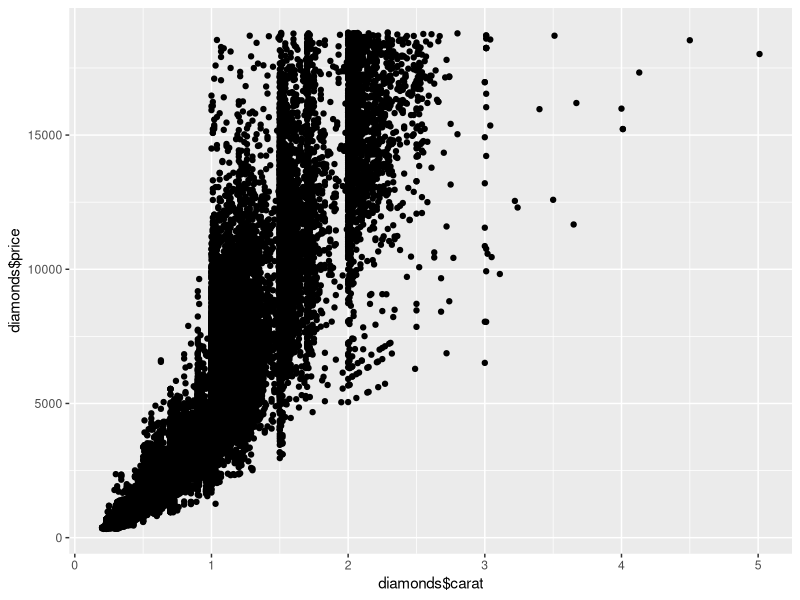
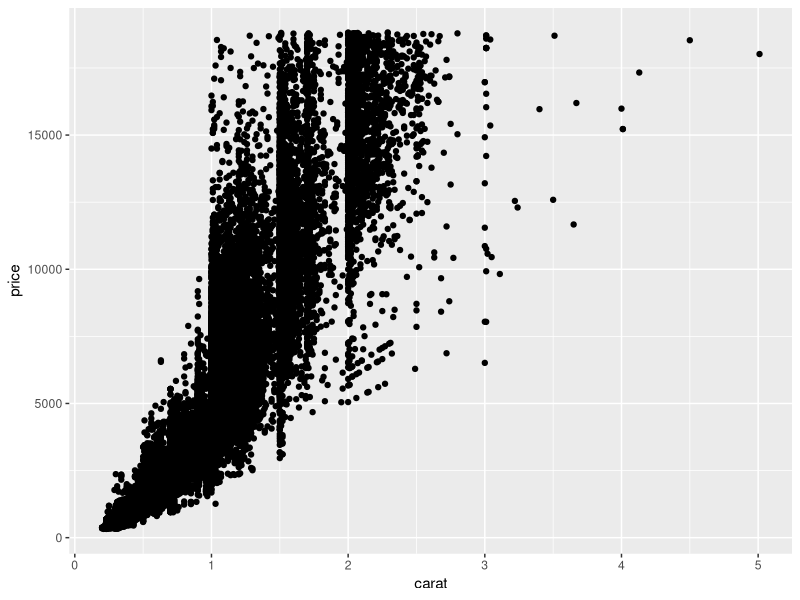
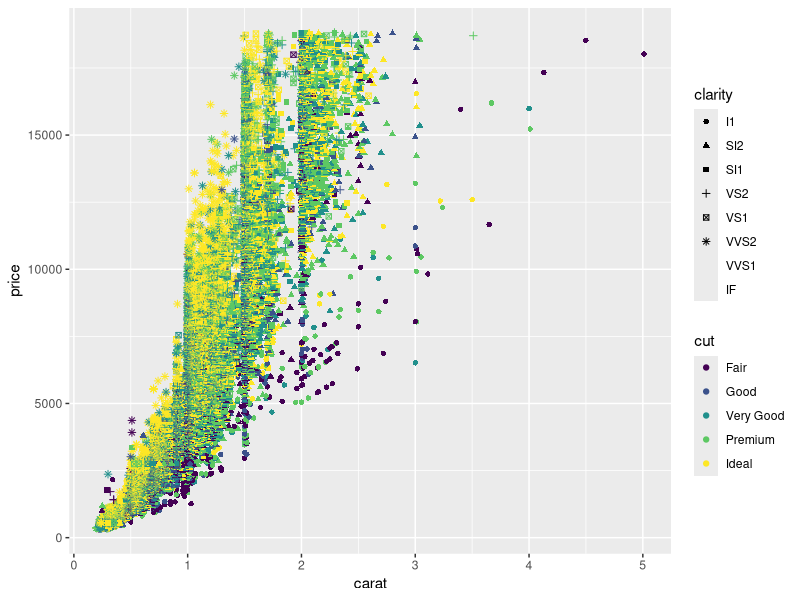
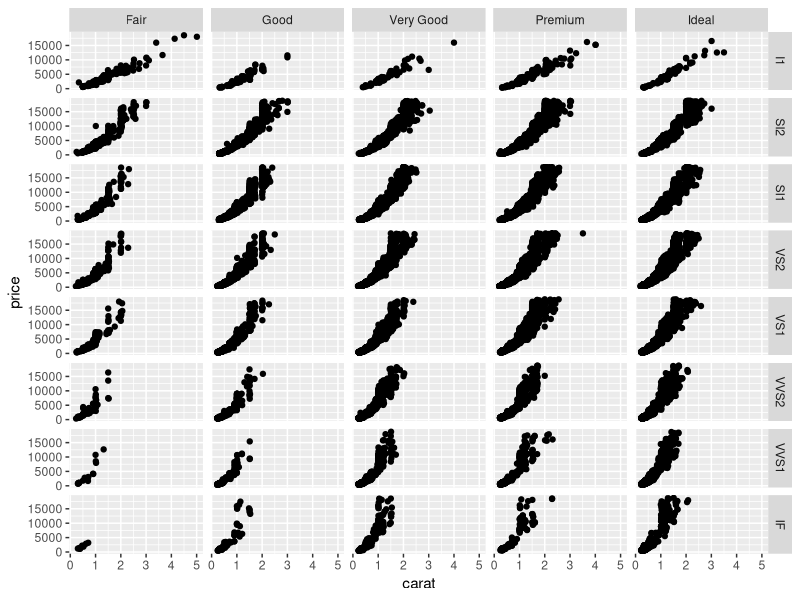
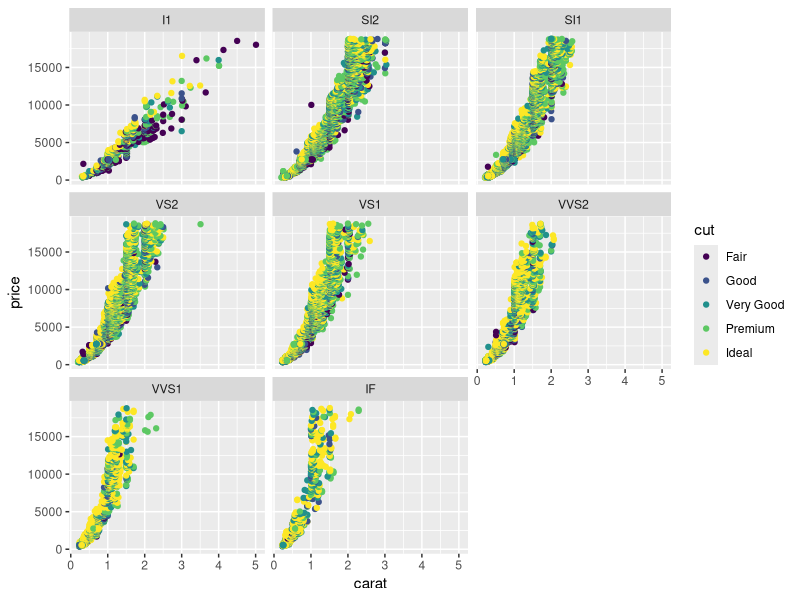
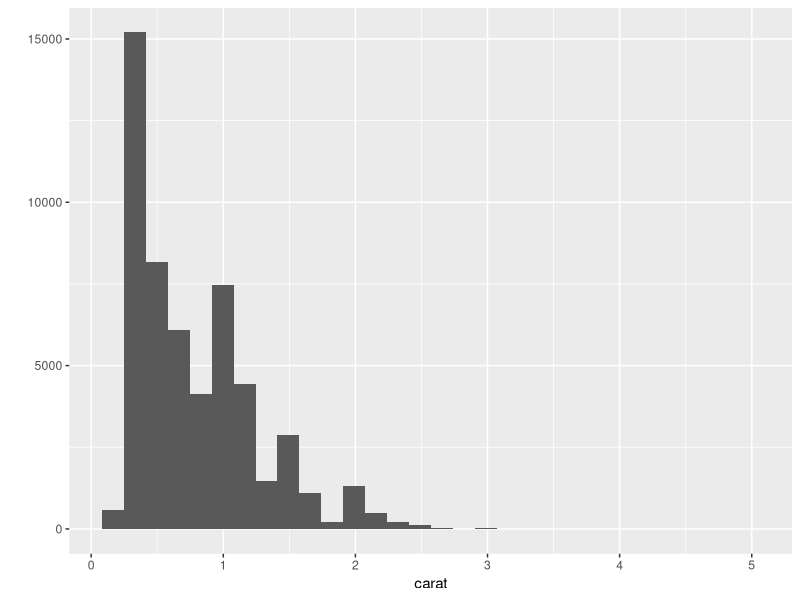
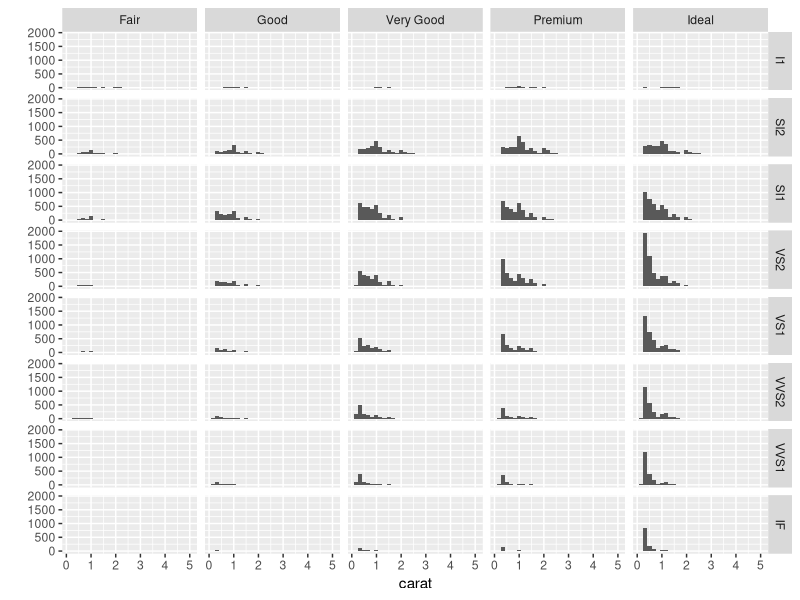
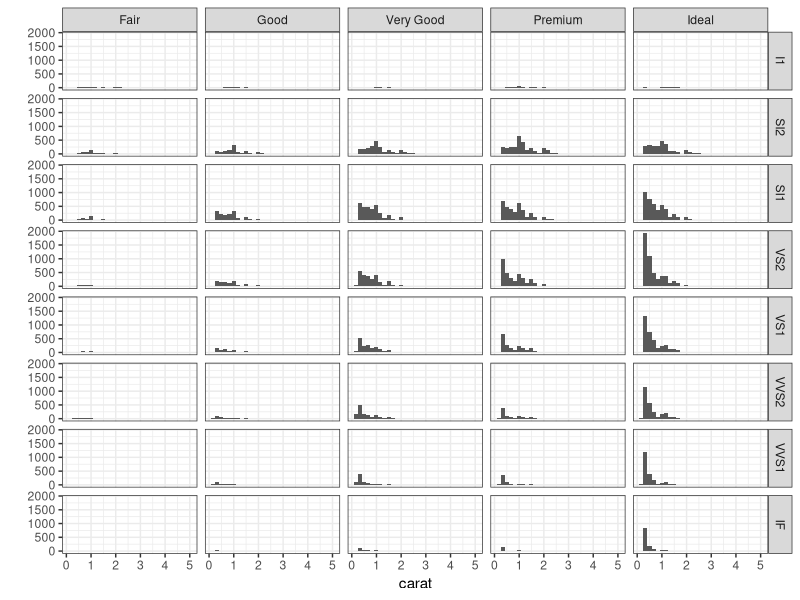

Recreate these plots in R, in order. (Note: this script raises an error after producing the figures.)
## ---- chunk 1
#install.packages("ggplot2")
library(ggplot2)
## ---- chunk 2
head(diamonds)
qplot(diamonds$carat, diamonds$price)
## ---- chunk 3
qplot(carat, price, data=diamonds)
## ---- chunk 4
qplot(carat, price, data=diamonds, shape=clarity, color=cut)
## ---- chunk 5
qplot(carat, price, data=diamonds, facets = clarity ~ cut)

## ---- chunk 6
qplot(carat, price, data=diamonds, color = cut, facets = ~ clarity)

## ---- chunk 7
qplot(carat, data=diamonds, geom="histogram")
## ---- chunk 8
qplot(carat, data=diamonds, geom="histogram", facets = clarity ~ cut)

## ---- chunk 9
qplot(carat, data=diamonds, geom="histogram", facets = clarity ~ cut) + theme_bw()

## ---- chunk 10
d <- ggplot(diamonds, aes(x=carat, y=price)) # first you set the aesthetic and dataset
d + geom_point() # then you add geoms
d + geom_point(aes(colour = carat)) # and you can keep doing this to add layers to the plot
## ---- chunk 11
ggplot(diamonds, aes(x=carat, y=price)) + geom_point(aes(colour = carat))
## ---- chunk 12
ggplot(diamonds) + geom_bar(aes(x=price))
## ---- chunk 13
library(tidyr)
library(dplyr)

sem <- function(x) {sd(x) / sqrt(length(x))}
ci95 <- function(x) {sem(x) * 1.96}
## ---- chunk 14
subinfo <- read.csv("../data/sklar_expt6_subinfo_corrected.csv")
d.a <- read.csv("../data/sklar_expt6a_corrected.csv")
d.b <- read.csv("../data/sklar_expt6b_corrected.csv")
## ---- chunk 15
names(d.a) <- gsub("X", "", names(d.a))
names(d.b) <- gsub("X", "", names(d.b))
d.a.t <- d.a %>% 
  gather("subid", "RT", -prime, -prime.result, -target, -congruent, -operand, -distance, -counterbalance)

d.b.t <- d.b %>% gather("subid", "RT", -prime, -prime.result, -target, -congruent, -operand, -distance, -counterbalance)
## ---- chunk 16
d.ab <- bind_rows(d.a.t, d.b.t)

## ---- chunk 17

subinfo$subid <- factor(subinfo$subid)

d <- left_join(d.ab, subinfo, by="subid")

d <- subset(d, select=c(subid, prime:counterbalance, RT:objective.test))

#left join - ids in A as primary, find those ids in B, tack their data on end, right join is flip of that

#outer join - inclusive of ids in either df
#inner join - intersective. only those w/full data
## ---- chunk 18
d$presentation.time <- factor(d$presentation.time)
levels(d$operand) <- c("addition","subtraction")
## ---- chunk 19
ggplot(d, aes(x=RT)) + geom_histogram(stat="bin", position="dodge") + facet_grid(congruent~operand)
## ---- chunk 20

## ---- chunk 21
man_ch_rs <- glm(subjective.test ~ objective.test, data=d)
summary(man_ch_rs)

# objective manipulation check signif predicts whether participants subjectively see primes

ggplot(d, aes(x=objective.test, y=subjective.test)) + geom_point() + geom_smooth(method="loess")
## ---- chunk 22
ds <- d %>% filter(subjective.test == 0) %>% filter(objective.test < .6)
## ---- chunk 23
facs_within <- ds %>%
  group_by(subid, operand, presentation.time, congruent) %>%
  summarise(m = mean(RT, na.rm=TRUE)) %>%
  spread(congruent, m) %>%
  mutate(fac = no - yes)

errors <- facs_within %>%
  group_by(operand, presentation.time) %>%
  summarise(se = sem(fac))

facs_across <- facs_within %>%
  group_by(operand, presentation.time) %>%
  summarise(m = mean(fac, na.rm=T))

facs <- cbind(facs_across, errors[3])
  
## ---- chunk 24
limits <- aes(ymax = m + se, ymin=m - se)

ggplot(facs, aes(x=operand, y=m, fill=presentation.time)) + geom_bar(stat="identity", position="dodge") + geom_errorbar(limits, position=position_dodge(width=.9), width=0.25) + theme_bw()
## ---- chunk 25
scores_obj_test <- ds %>%
  group_by(subid, objective.test) %>%
  summarise(m = mean(RT, na.rm=T))

ggplot(scores_obj_test, aes(x=objective.test, y=m)) + geom_point() + geom_smooth(method="lm")

cor.test(~ scores_obj_test$objective.test + scores_obj_test$m, na.action=na.omit)
## ---- chunk 26

scores_own <- ds %>% 
  group_by(operand, presentation.time, congruent) %>%
  summarise(m = mean(RT, na.rm=TRUE)) %>% 
  mutate(se = sem(m))

limits_own <- aes(ymax = m + se, ymin = m - se)

ggplot(scores_own, aes(x=operand, y=m, fill=congruent)) + geom_bar(stat="identity", position="dodge") + geom_errorbar(limits_own, position=position_dodge(width=.9), width=0.25) + facet_grid(. ~ presentation.time) + coord_cartesian(ylim=c(600,800)) + theme_bw()

## ---- chunk 27
t.test(ds$RT[(ds$congruent == "no") & (ds$operand == "subtraction")], ds$RT[(ds$congruent == "yes") & (ds$operand == "subtraction")], var=T, na.rm=T)

